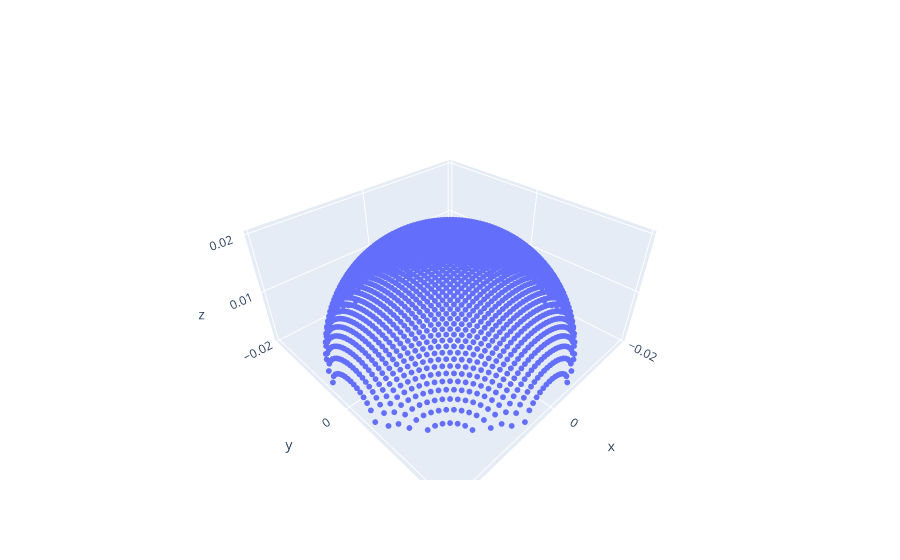

Notebook code for this chart:
### Markdown cell above
Let's plot it:

### Code cell
fig = go.Figure(
    [
        go.Scatter3d(x=coords_sphere[:, 0], y=coords_sphere[:, 1], z=coords_sphere[:, 2], mode='markers', marker=dict(size=2))]
)
fig.show()

### Figure 1 — Plotly figure (JSON) as saved in the notebook; plotly's stock layout.template omitted (floating-point values rounded to 4 significant figures; data arrays with more than 128 entries replaced by an {"elided": "..."} marker saying what was removed)
{"data": [{"marker": {"size": 2}, "mode": "markers", "type": "scatter3d", "x": {"elided": "2724 float values"}, "y": {"elided": "2724 float values"}, "z": {"elided": "2724 float values"}}], "layout": {}}
